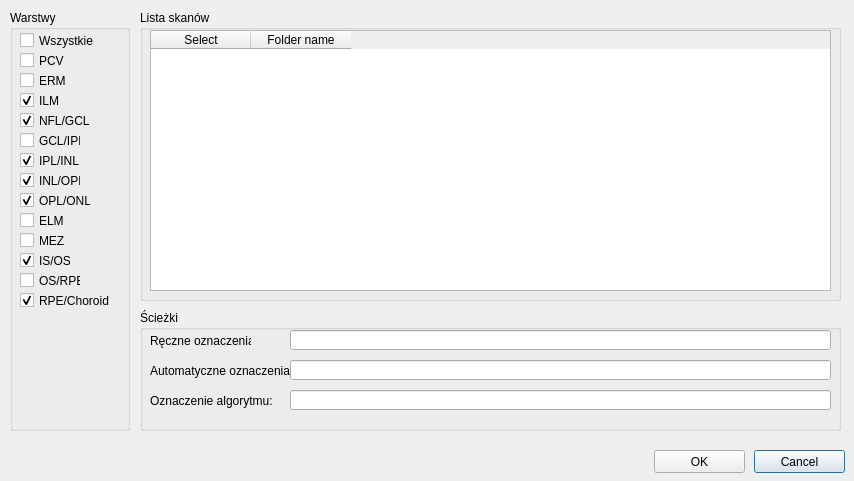
<?xml version="1.0" encoding="UTF-8"?>
<ui version="4.0">
 <class>ComputeErrorSettingsDialog</class>
 <widget class="QDialog" name="ComputeErrorSettingsDialog">
  <property name="geometry">
   <rect>
    <x>0</x>
    <y>0</y>
    <width>854</width>
    <height>481</height>
   </rect>
  </property>
  <property name="windowTitle">
   <string>Dialog</string>
  </property>
  <widget class="QGroupBox" name="groupBox">
   <property name="geometry">
    <rect>
     <x>140</x>
     <y>10</y>
     <width>701</width>
     <height>291</height>
    </rect>
   </property>
   <property name="title">
    <string>Lista skanów</string>
   </property>
   <widget class="QTableWidget" name="tableWidget">
    <property name="geometry">
     <rect>
      <x>10</x>
      <y>20</y>
      <width>681</width>
      <height>261</height>
     </rect>
    </property>
    <column>
     <property name="text">
      <string>Select</string>
     </property>
    </column>
    <column>
     <property name="text">
      <string>Folder name</string>
     </property>
    </column>
   </widget>
  </widget>
  <widget class="QGroupBox" name="groupBox_2">
   <property name="geometry">
    <rect>
     <x>10</x>
     <y>10</y>
     <width>120</width>
     <height>421</height>
    </rect>
   </property>
   <property name="title">
    <string>Warstwy</string>
   </property>
   <widget class="QCheckBox" name="ermLayerCBox">
    <property name="geometry">
     <rect>
      <x>10</x>
      <y>60</y>
      <width>51</width>
      <height>21</height>
     </rect>
    </property>
    <property name="focusPolicy">
     <enum>Qt::NoFocus</enum>
    </property>
    <property name="text">
     <string>ERM</string>
    </property>
    <property name="checked">
     <bool>false</bool>
    </property>
   </widget>
   <widget class="QCheckBox" name="iplLayerCBox">
    <property name="geometry">
     <rect>
      <x>10</x>
      <y>120</y>
      <width>61</width>
      <height>21</height>
     </rect>
    </property>
    <property name="focusPolicy">
     <enum>Qt::NoFocus</enum>
    </property>
    <property name="text">
     <string>GCL/IPL</string>
    </property>
    <property name="checked">
     <bool>false</bool>
    </property>
   </widget>
   <widget class="QCheckBox" name="iosLayerCBox">
    <property name="geometry">
     <rect>
      <x>10</x>
      <y>240</y>
      <width>51</width>
      <height>21</height>
     </rect>
    </property>
    <property name="text">
     <string>IS/OS</string>
    </property>
    <property name="checked">
     <bool>true</bool>
    </property>
   </widget>
   <widget class="QCheckBox" name="mezLayerCBox">
    <property name="geometry">
     <rect>
      <x>10</x>
      <y>220</y>
      <width>61</width>
      <height>21</height>
     </rect>
    </property>
    <property name="text">
     <string>MEZ</string>
    </property>
    <property name="checked">
     <bool>false</bool>
    </property>
   </widget>
   <widget class="QCheckBox" name="ilmLayerCBox">
    <property name="geometry">
     <rect>
      <x>10</x>
      <y>80</y>
      <width>51</width>
      <height>21</height>
     </rect>
    </property>
    <property name="focusPolicy">
     <enum>Qt::NoFocus</enum>
    </property>
    <property name="text">
     <string>ILM</string>
    </property>
    <property name="checked">
     <bool>true</bool>
    </property>
   </widget>
   <widget class="QCheckBox" name="inlLayerCBox">
    <property name="geometry">
     <rect>
      <x>10</x>
      <y>140</y>
      <width>61</width>
      <height>21</height>
     </rect>
    </property>
    <property name="focusPolicy">
     <enum>Qt::NoFocus</enum>
    </property>
    <property name="text">
     <string>IPL/INL</string>
    </property>
    <property name="checked">
     <bool>true</bool>
    </property>
   </widget>
   <widget class="QCheckBox" name="chrLayerCBox">
    <property name="geometry">
     <rect>
      <x>10</x>
      <y>280</y>
      <width>91</width>
      <height>21</height>
     </rect>
    </property>
    <property name="text">
     <string>RPE/Choroid</string>
    </property>
    <property name="checked">
     <bool>true</bool>
    </property>
   </widget>
   <widget class="QCheckBox" name="oplLayerCBox">
    <property name="geometry">
     <rect>
      <x>10</x>
      <y>160</y>
      <width>61</width>
      <height>21</height>
     </rect>
    </property>
    <property name="focusPolicy">
     <enum>Qt::NoFocus</enum>
    </property>
    <property name="text">
     <string>INL/OPL</string>
    </property>
    <property name="checked">
     <bool>true</bool>
    </property>
   </widget>
   <widget class="QCheckBox" name="gclLayerCBox">
    <property name="geometry">
     <rect>
      <x>10</x>
      <y>100</y>
      <width>71</width>
      <height>21</height>
     </rect>
    </property>
    <property name="focusPolicy">
     <enum>Qt::NoFocus</enum>
    </property>
    <property name="text">
     <string>NFL/GCL</string>
    </property>
    <property name="checked">
     <bool>true</bool>
    </property>
   </widget>
   <widget class="QCheckBox" name="onlLayerCBox">
    <property name="geometry">
     <rect>
      <x>10</x>
      <y>180</y>
      <width>71</width>
      <height>21</height>
     </rect>
    </property>
    <property name="focusPolicy">
     <enum>Qt::NoFocus</enum>
    </property>
    <property name="text">
     <string>OPL/ONL</string>
    </property>
    <property name="checked">
     <bool>true</bool>
    </property>
   </widget>
   <widget class="QCheckBox" name="allLayersCBox">
    <property name="geometry">
     <rect>
      <x>10</x>
      <y>20</y>
      <width>101</width>
      <height>21</height>
     </rect>
    </property>
    <property name="text">
     <string>Wszystkie</string>
    </property>
    <property name="checked">
     <bool>false</bool>
    </property>
   </widget>
   <widget class="QCheckBox" name="pcvLayerCBox">
    <property name="geometry">
     <rect>
      <x>10</x>
      <y>40</y>
      <width>51</width>
      <height>21</height>
     </rect>
    </property>
    <property name="focusPolicy">
     <enum>Qt::NoFocus</enum>
    </property>
    <property name="text">
     <string>PCV</string>
    </property>
    <property name="checked">
     <bool>false</bool>
    </property>
   </widget>
   <widget class="QCheckBox" name="elmLayerCBox">
    <property name="geometry">
     <rect>
      <x>10</x>
      <y>200</y>
      <width>61</width>
      <height>21</height>
     </rect>
    </property>
    <property name="text">
     <string>ELM</string>
    </property>
    <property name="checked">
     <bool>false</bool>
    </property>
   </widget>
   <widget class="QCheckBox" name="rpeLayerCBox">
    <property name="geometry">
     <rect>
      <x>10</x>
      <y>260</y>
      <width>61</width>
      <height>21</height>
     </rect>
    </property>
    <property name="text">
     <string>OS/RPE</string>
    </property>
    <property name="checked">
     <bool>false</bool>
    </property>
   </widget>
  </widget>
  <widget class="QGroupBox" name="groupBox_3">
   <property name="geometry">
    <rect>
     <x>140</x>
     <y>310</y>
     <width>701</width>
     <height>121</height>
    </rect>
   </property>
   <property name="title">
    <string>Ścieżki</string>
   </property>
   <widget class="QLineEdit" name="examDataDirLEdit">
    <property name="geometry">
     <rect>
      <x>150</x>
      <y>20</y>
      <width>541</width>
      <height>20</height>
     </rect>
    </property>
   </widget>
   <widget class="QLabel" name="label">
    <property name="geometry">
     <rect>
      <x>10</x>
      <y>20</y>
      <width>101</width>
      <height>21</height>
     </rect>
    </property>
    <property name="text">
     <string>Ręczne oznaczenia:</string>
    </property>
   </widget>
   <widget class="QLabel" name="label_2">
    <property name="geometry">
     <rect>
      <x>10</x>
      <y>50</y>
      <width>141</width>
      <height>21</height>
     </rect>
    </property>
    <property name="text">
     <string>Automatyczne oznaczenia:</string>
    </property>
   </widget>
   <widget class="QLineEdit" name="autoDirLEdit">
    <property name="geometry">
     <rect>
      <x>150</x>
      <y>50</y>
      <width>541</width>
      <height>20</height>
     </rect>
    </property>
   </widget>
   <widget class="QLabel" name="label_3">
    <property name="geometry">
     <rect>
      <x>10</x>
      <y>80</y>
      <width>131</width>
      <height>21</height>
     </rect>
    </property>
    <property name="text">
     <string>Oznaczenie algorytmu:</string>
    </property>
   </widget>
   <widget class="QLineEdit" name="algorithmLEdit">
    <property name="geometry">
     <rect>
      <x>150</x>
      <y>80</y>
      <width>541</width>
      <height>20</height>
     </rect>
    </property>
   </widget>
  </widget>
  <widget class="QPushButton" name="cancelButton">
   <property name="geometry">
    <rect>
     <x>754</x>
     <y>450</y>
     <width>91</width>
     <height>23</height>
    </rect>
   </property>
   <property name="text">
    <string>Cancel</string>
   </property>
  </widget>
  <widget class="QPushButton" name="acceptButton">
   <property name="geometry">
    <rect>
     <x>654</x>
     <y>450</y>
     <width>91</width>
     <height>23</height>
    </rect>
   </property>
   <property name="text">
    <string>OK</string>
   </property>
  </widget>
 </widget>
 <resources/>
 <connections/>
</ui>
